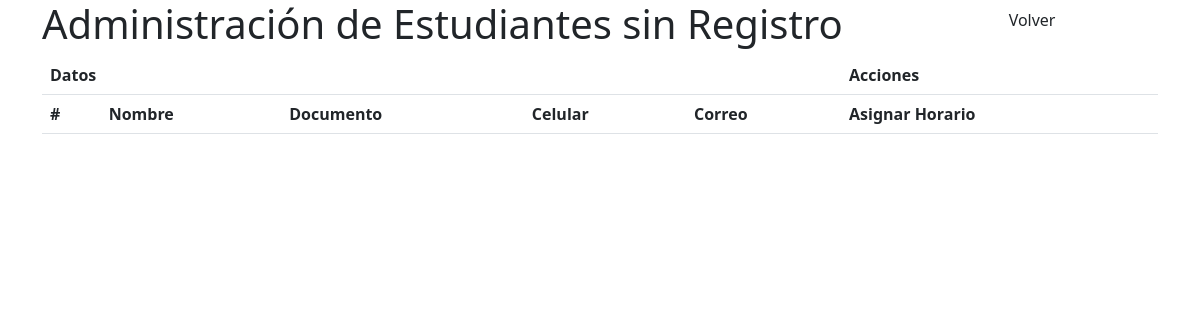
/Administracion/BuscarNuevosEstudiantes/, run on an earlier commit of the app's database.
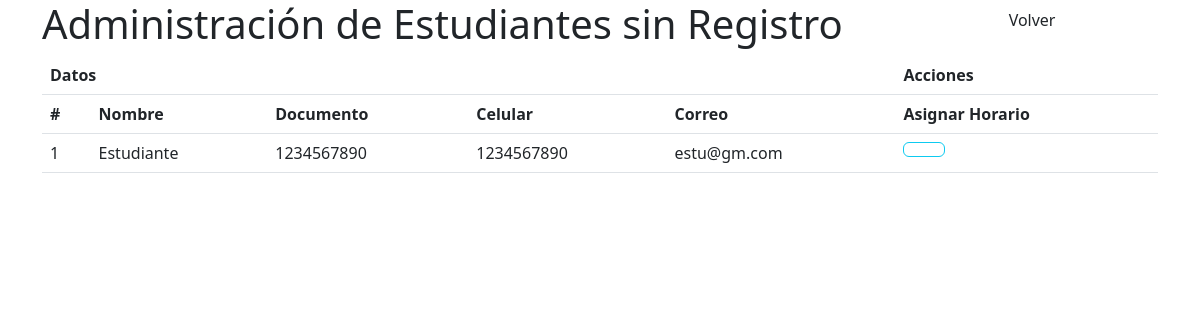
And on a later commit of the database.
### Estudiantes_Profesores/models.py (models this page shows, shortened)
class Estudiante(models.Model):
    nombre_completo = models.CharField("nombre completo", max_length=150, null=False, blank=False)
    fecha_nacimiento = models.DateField("fecha de nacimiento", null=False, blank=False)
    documento = models.CharField("numero de documento", max_length = 18, null=False, blank=False, unique=True)
    celular = models.CharField("numero de celular", max_length = 10, null=False, blank=False)
    telefono = models.CharField("numero de telefono", max_length = 10)
    email = models.EmailField("correo electronico",null=False, blank=False, unique=True)
    direccion = models.CharField("direccion de residencia", max_length = 500,null=False, blank=False,)
    barrio = models.CharField("barrio de resdencia", max_length = 500, null=False, blank=False)
    ciudad = models.CharField("ciudad de residencia",max_length = 150, null=False, blank=False)
    seguro_medico = models.BooleanField("tiene seguro medico", null=False, blank=False)
    documento_identidad =  models.BooleanField("tiene documento de identidad", null=False, blank=False)
    nombre_completo_acudiente = models.CharField("nombre completo del acudiente", max_length=150, null=False, blank=False)
    cedula_acudiente = models.CharField("numero de cedula acudiente", max_length = 18, null=False, blank=False, unique=True)
    lugar_expedicion_acudiente = models.CharField("lugar de expedicion de la cedula del acudiente", max_length = 500, null=False, blank=False)
    celular_acudiente = models.CharField("numero de celular acudiente ", max_length = 10)
    email_acudiente = models.EmailField("correo electronico acudiente",null=False, blank=False, unique=True)
    nombre_contactoE = models.CharField("nombre del contacto de emergencia", max_length = 10)
    telefono_contactoE = models.CharField("telefono del contacto de emergencia",null=False, blank=False, max_length = 10)
    relacion_contactoE = models.CharField("relacion con el alumno",null=False, blank=False,  max_length = 100)
    nivel = models.ForeignKey(Nivel, db_column="nivel_id", on_delete=models.SET_NULL, verbose_name="nivel del estudiante", null=True)
    estado = models.BooleanField(default=True)
    class Meta:
        db_table = "estudiantes"
    @property
    def get_estudiante(self):
        estudiante = self.nombre_completo.capitalize()
        return estudiante

### Estudiantes_Profesores/views.py (the view)
# urls.py: path("BuscarNuevosEstudiantes/", BuscarNuevosEstudiantes.as_view(), name="buscarNuevosEstudiantes"),
class BuscarNuevosEstudiantes(View):
     def get(self, request, *args, **kwargs):
        EstudiantesConRegisto = Estudiante.objects.all()
        EstudiantesSinRegisto = []
        for registro in EstudiantesConRegisto:
            if not hasattr(registro, "registro"):
               EstudiantesSinRegisto.append(registro)
        ctx={"estudiantes":EstudiantesSinRegisto}
        return render(request, "Estudiantes/estudiantesSinRegistro.html", ctx)

### Estudiantes_Profesores/Templates/Estudiantes/estudiantesSinRegistro.html (shortened to what this page needs)
{% extends 'base.html' %}
{% load static %}
{% block estilos %}
<link rel="stylesheet" href="{% static 'libs/datepicker/dist/datepicker.css' %}">
{% endblock estilos %}
{% block contenido %}
<div class="container">
  <div class="row">
    <div class="col-10">
        <h1>Administración de Estudiantes sin Registro</h1>
    </div>
    <div class="col-2">
        <ul class="navbar-nav me-auto mb-2 mb-lg-0">
            <li class="nav-item">
              <a class="nav-link" href="{% url 'estudiantes' %}"><i class="fa-solid fa-arrow-left"></i> Volver</a>
            </li>
          </ul>
    </div>
  </div>
    <table id="EstudiantesSinRegistroTable" class="table">
        <thead>
            <tr>
                <th colspan="5">Datos</th>
                <th colspan="1">Acciones</th>
            </tr>
           <tr>
                <th>#</th>
                <th>Nombre</th>
                <th>Documento</th>
                <th>Celular</th>
                <th>Correo</th>
                <th>Asignar Horario</th>
           </tr>
        </thead>
        <tbody>
            {% for estudiante in estudiantes %}
                <tr>
                    <td>{{forloop.counter}}</td>
                    <td>{{estudiante.get_estudiante}}</td>
                    <td>{{estudiante.documento}}</td>
                    <td>{{estudiante.celular}}</td>
                    <td>{{estudiante.email}}</td>
                    <td><a onclick="EstudianteSinRegistro('{% url 'crearNuevosEstudiantes' estudiante.pk %}')" class="btn btn-outline-info "><i class="fa-solid fa-circle-plus fa-lg"></i></a></td>
                </tr>
            {% endfor %}
        </tbody>
    </table>
</div>
{% endblock contenido %}

What changed in the data, as far as the page shows it:
now on this page (row edited): Estudiante: get_estudiante "Estudiante", documento "1234567890", celular "1234567890", email "estu@gm.com"
